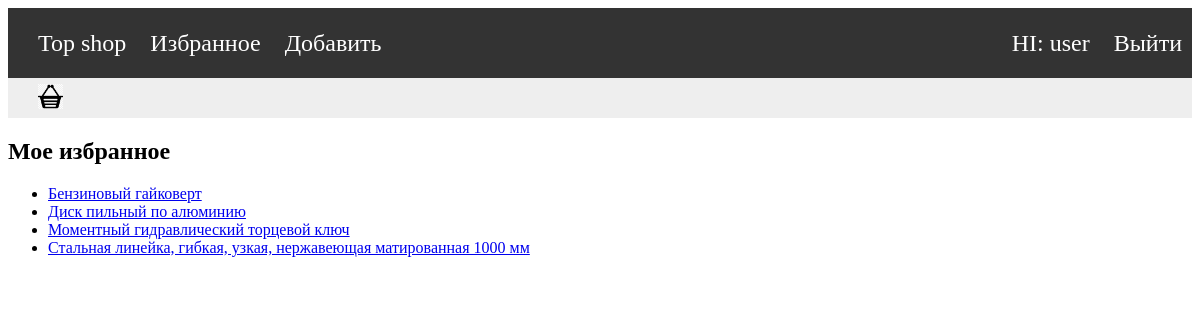
Page /favotite_list/ (signed in) on the committed database.
### shop/models.py (models this page shows, shortened)
class Favorite(models.Model):
    user = models.ForeignKey(User, on_delete=models.CASCADE)
    product = models.ForeignKey(Product, on_delete=models.CASCADE)

class Product(models.Model):
    category = models.ForeignKey(Category, related_name='products', on_delete=models.CASCADE)
    name = models.CharField(max_length=255, db_index=True)
    slug = models.SlugField(max_length=255, db_index=True)
    image = models.ImageField(upload_to='products/%Y/%m/%d', blank=True)
    description = models.TextField(blank=True)
    price = models.DecimalField(max_digits=10, decimal_places=2)
    stock = models.PositiveIntegerField()
    available = models.BooleanField(default=True)
    created = models.DateTimeField(auto_now_add=True)
    updated = models.DateTimeField(auto_now=True)
    class Meta:
        ordering = ('name',)
        index_together = (('id', 'slug'),)
        verbose_name = 'Продукт'
        verbose_name_plural = 'Продукты'
    def get_absolute_url(self):
        return reverse('shop:product_detail',
                       args=[self.id, self.slug])

### shop/views.py (the view)
# urls.py: path('favotite_list/', views.favorite_list, name='favorite_list'),
@login_required
def favorite_list(request):
    favorites = Favorite.objects.filter(user=request.user)
    return render(request, 'shop/favorite_list.html', {'favorites': favorites})

### shop/templates/shop/favorite_list.html (shortened to what this page needs)
{% extends 'shop/base.html' %}
{% block content %}
    <h2>Мое избранное</h2>
    {% if favorites %}
        <ul>
            {% for favorite in favorites %}
                <li><a href="{{ favorite.product.get_absolute_url }}">{{ favorite.product.name }}</a></li>
            {% endfor %}
        </ul>
    {% else %}
        <p>Список избранного пуст</p>
    {% endif %}
{% endblock %}

### shop/templates/shop/base.html (shortened to what this page needs)
<!DOCTYPE html>
{% load static %}
<html>
<head>
    <link href="{% static "css/style.css" %}" rel="stylesheet">
</head>
<body>
{% include '../block/navbar.html' %}
<div class="content">
    {% block content %}
    {% endblock %}
</div>
</body>
</html>

### shop/templates/block/navbar.html (shortened to what this page needs)
{% load static %}
<div class="menu">
    {% if  user.is_authenticated %}
        <div>
            <a href="/" class="logo">Top shop</a>
            <a href="{% url 'shop:favorite_list' %}" class="logo">Избранное</a>
            <a href="{% url 'shop:create_product' %}" class="logo">Добавить</a>
        </div>
        <div>
            <a href="{% url 'user:user_profile' user.id %}" class="logo">HI: {{ user.username }}</a>
            <a href="{% url 'user:logoutuser' %}" class="logo">Выйти</a>
        </div>
    {% endif %}
</div>
<div id="subheader">
    <div class="cart">
        <a href="{% url 'basket:basket_detail' %}">
            <img src="{% static 'img/basket.png' %}" alt="basket">
        </a>
    </div>
</div>

### shop/static/css/style.css (style rules this page uses)
.menu { background-color: #333; height: 50px; display: flex; justify-content: space-between; align-items: center; padding: 10px; }
.logo { color: #fff; font-size: 1.5em; margin-left: 20px; text-decoration: none; }
#subheader { background-color: #eee; height: 40px; display: flex; align-items: center; padding-left: 20px; }
.cart { font-size: 0.9em; }
.content { margin-top: 20px; }
.cart img { width: 25px; height: 25px; background-color: inherit; padding: 10px; }

### rows in the picture
Favorite: product.name "Бензиновый гайковерт"
Favorite: product.name "Диск пильный по алюминию"
Favorite: product.name "Моментный гидравлический торцевой ключ"
Favorite: product.name "Стальная линейка, гибкая, узкая, нержавеющая матированная 1000 мм"

### other values in the picture
{{ user.username }} "user"
